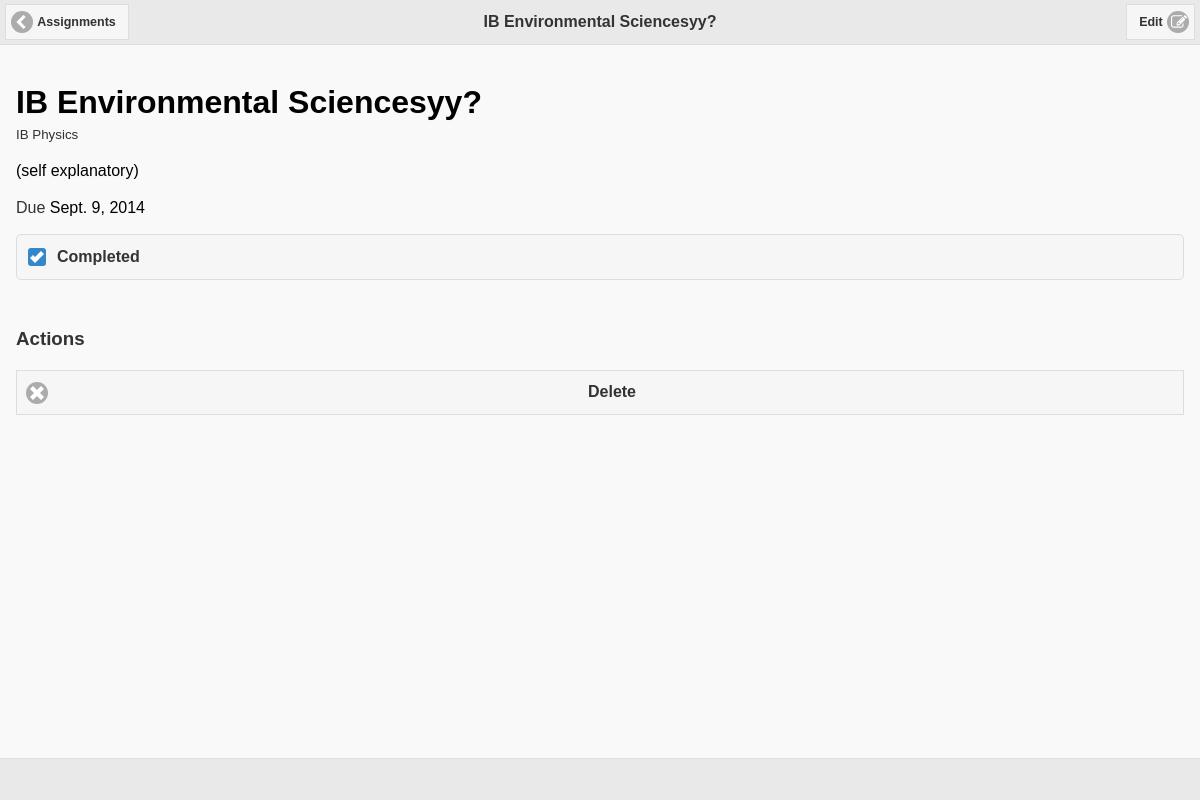
The app's page /assignments/2/ (signed in) with its own data.
### planda/models.py (models this page shows, shortened)
class Assignment(models.Model):
    course = models.ForeignKey(Course)
    name = models.CharField(max_length=100)
    description = models.CharField(max_length=500, null=True)
    due_date = models.DateField()
    completed = models.BooleanField(default=False)

class Course(models.Model):
    user = models.ForeignKey(User)
    name = models.CharField(max_length=100)
    description = models.CharField(max_length=500, null=True)
    period = models.IntegerField(max_length=3, null=True)

### planda/views.py (the view)
# urls.py: url(r'^assignments/(?P<assignment_id>[0-9]+)/$', views.assignment_detail, name='assignments'),
@login_required
def assignment_detail(request, assignment_id):
    try:
        assignment = Assignment.objects.get(id=assignment_id)
    except Assignment.DoesNotExist:
        raise Http404
    if assignment.course.user == request.user:
        context = {
            'assignment': assignment,
            'due_date': assignment.due_date.strftime("%Y-%m-%d")
        }
        return render(request, "planda/single_assignment.html", context)
    else:
        raise Http404

### planda/templates/planda/single_assignment.html (shortened to what this page needs)
{% extends "planda/base.html" %}
{% block page_id %}auth_home{% endblock %}
{% block header_text %}
    <a href="{% url 'planda:assignments' %}" class="ui-btn-left ui-btn ui-btn-icon-left ui-icon-carat-l" data-transition="slide" data-direction="reverse">Assignments</a>
    <a href="#" class="ui-btn-right ui-btn ui-btn-icon-right ui-icon-edit" id="toggle-editable">Edit</a>
    {{ assignment.name }}
{% endblock %}
{% block main_content %}
    <div id="assignment-detail">
        <h1 style="margin-bottom: 0px;"><a class="editable" href="#" data-type="text" data-title="Assignment Name" data-pk="{{ assignment.id }}" data-name="name" style="font-weight: bold;">{{ assignment.name }}</a></h1>
        <small>{{ assignment.course.name }}</small>
        <p><a class="editable" href="#" data-type="textarea" data-title="Assignment Description" data-pk="{{ assignment.id }}" data-name="description">{{ assignment.description }}</a></p>
        <p>Due <a class="editable" href="#" data-type="date" data-title="Due Date" data-pk="{{ assignment.id }}" data-name="due_date" data-format="YYYY-MM-DD" data-viewformat="MMM DD, YYYY" data-value="{{ due_date }}">{{ assignment.due_date }}</a></p>
    </div>
    <label><input type="checkbox" class="toggle-completed" id="{{ assignment.id }}"{% if assignment.completed %} checked{% endif %}>Completed</label>
    <br>
    <h3>Actions</h3>
    <a href="/assignments/delete/{{ assignment.id }}/" class="ui-btn ui-btn-icon-left ui-icon-delete">Delete</a>
{% endblock %}

### planda/static/planda/css/style.css (style rules this page uses)
.editable-click.editable-disabled, a.editable-click.editable-disabled, a.editable-click.editable-disabled:hover { color: #000000; font-weight: normal; }

### records on screen
Assignment: name "IB Environmental Sciencesyy?", course.name "IB Physics", description "(self explanatory)", due_date "Sept. 9, 2014"
